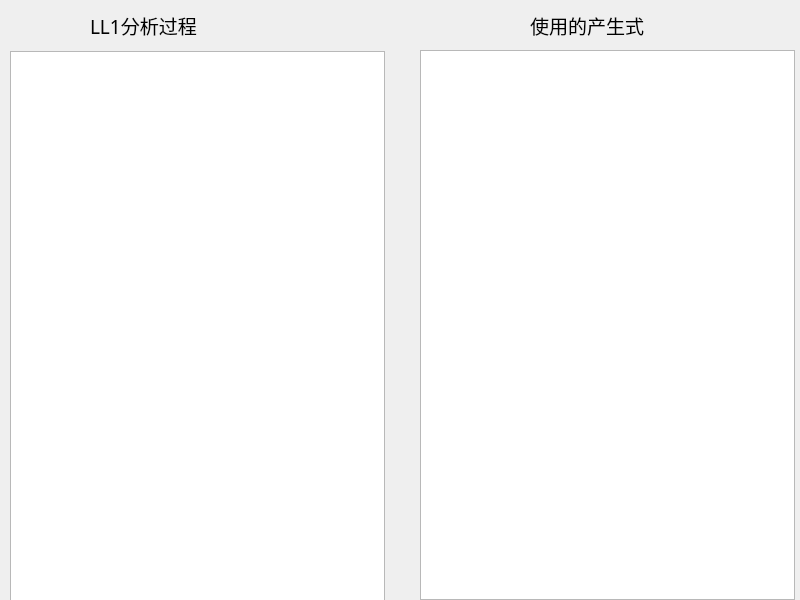
<?xml version="1.0" encoding="UTF-8"?>
<ui version="4.0">
 <class>ParserUI</class>
 <widget class="QWidget" name="ParserUI">
  <property name="geometry">
   <rect>
    <x>0</x>
    <y>0</y>
    <width>800</width>
    <height>600</height>
   </rect>
  </property>
  <property name="minimumSize">
   <size>
    <width>800</width>
    <height>600</height>
   </size>
  </property>
  <property name="maximumSize">
   <size>
    <width>800</width>
    <height>600</height>
   </size>
  </property>
  <property name="windowTitle">
   <string>Form</string>
  </property>
  <widget class="QTextBrowser" name="InfoText">
   <property name="geometry">
    <rect>
     <x>10</x>
     <y>51</y>
     <width>375</width>
     <height>550</height>
    </rect>
   </property>
  </widget>
  <widget class="QTextBrowser" name="ProdText">
   <property name="geometry">
    <rect>
     <x>420</x>
     <y>50</y>
     <width>375</width>
     <height>550</height>
    </rect>
   </property>
  </widget>
  <widget class="QLabel" name="label">
   <property name="geometry">
    <rect>
     <x>90</x>
     <y>10</y>
     <width>161</width>
     <height>31</height>
    </rect>
   </property>
   <property name="font">
    <font>
     <family>SimSun-ExtB</family>
     <pointsize>14</pointsize>
    </font>
   </property>
   <property name="text">
    <string>LL1分析过程</string>
   </property>
  </widget>
  <widget class="QLabel" name="label_2">
   <property name="geometry">
    <rect>
     <x>530</x>
     <y>10</y>
     <width>191</width>
     <height>31</height>
    </rect>
   </property>
   <property name="font">
    <font>
     <family>SimSun-ExtB</family>
     <pointsize>14</pointsize>
    </font>
   </property>
   <property name="text">
    <string>使用的产生式</string>
   </property>
  </widget>
 </widget>
 <resources/>
 <connections/>
</ui>
